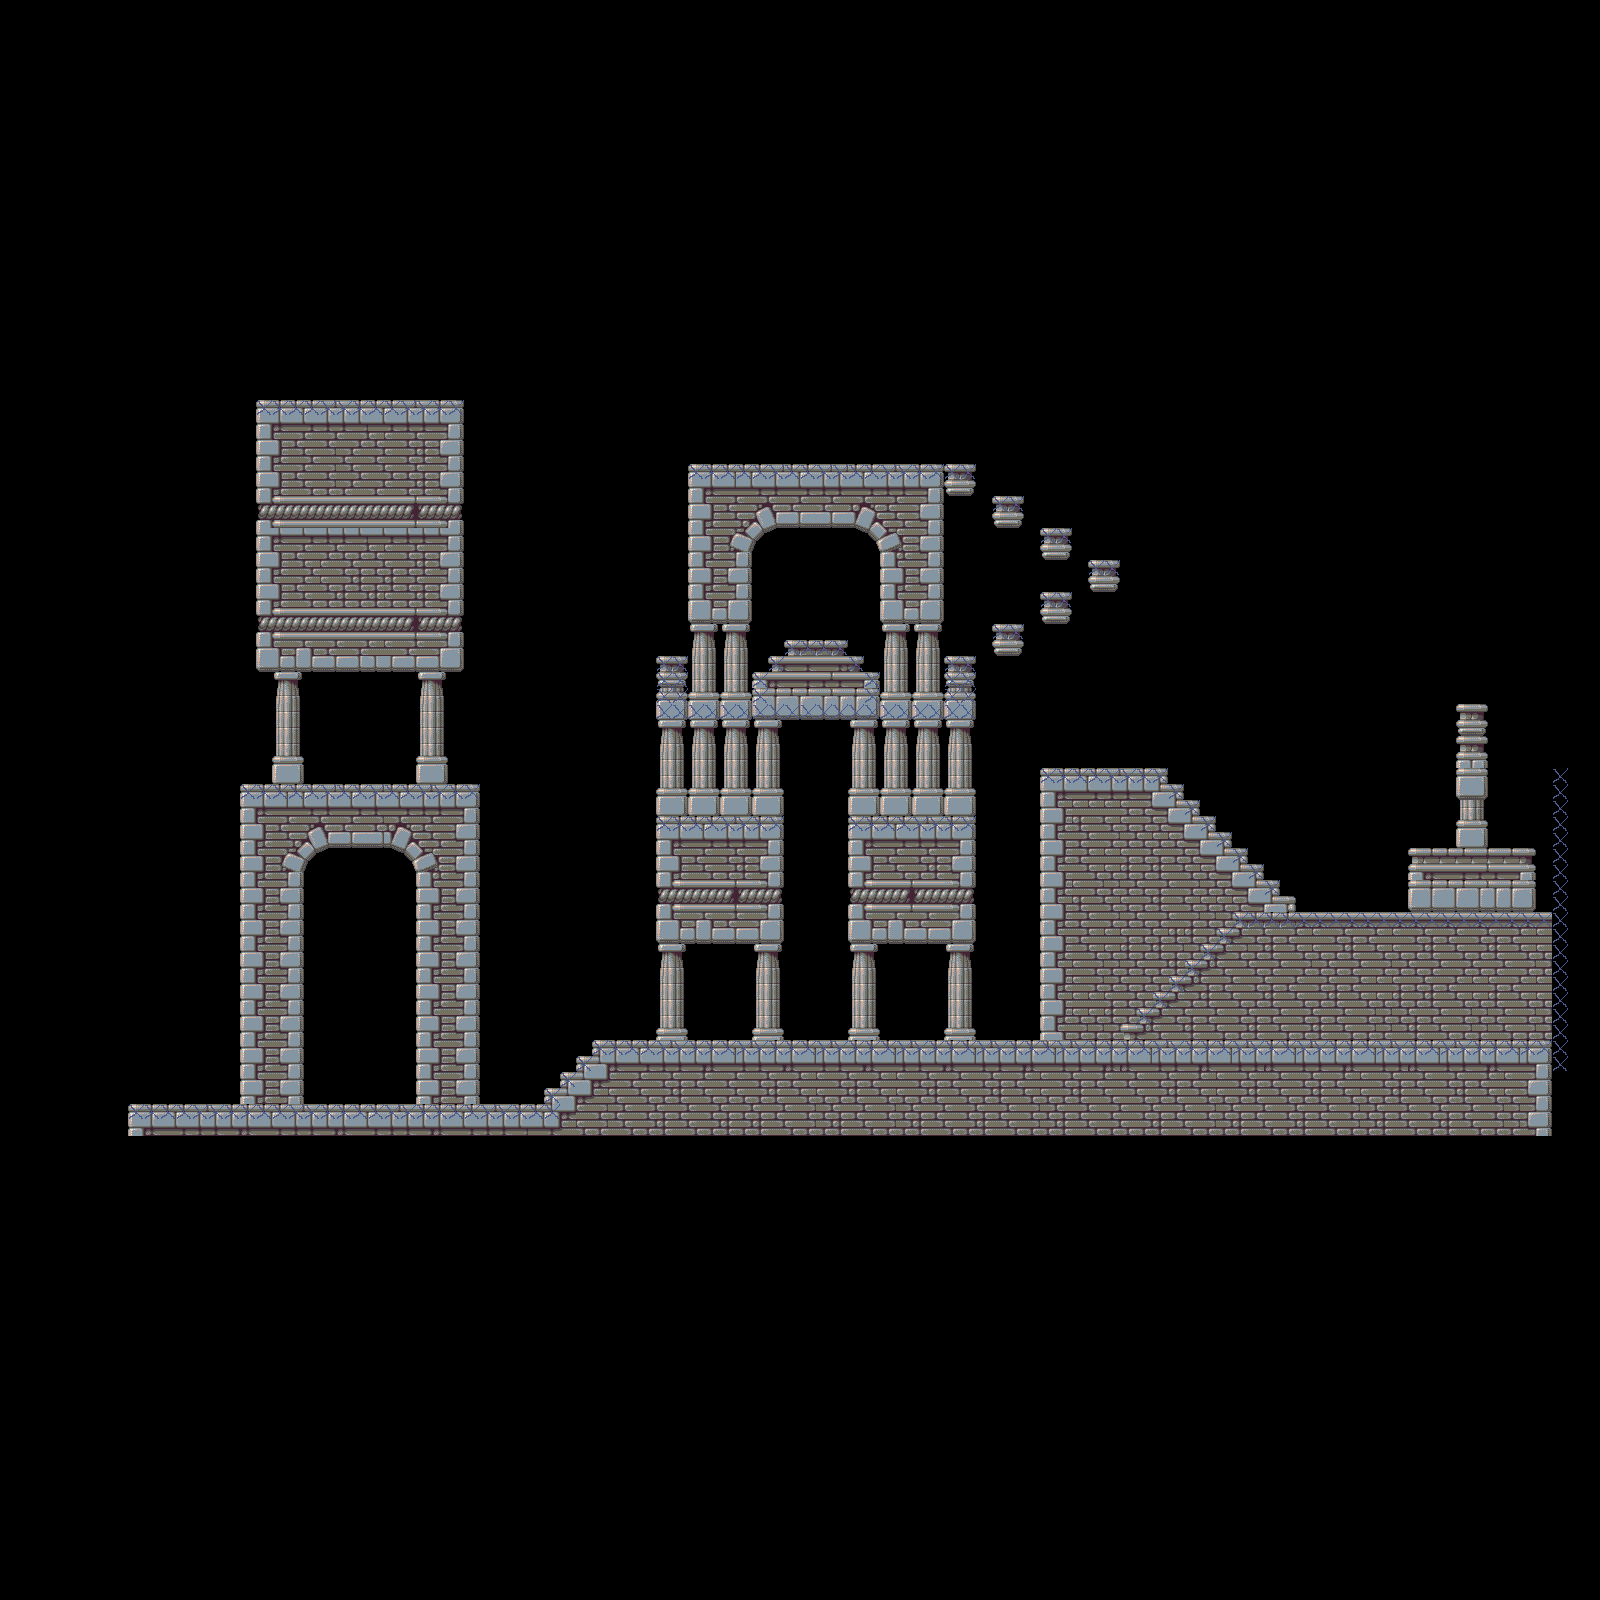

Tiled map render using the project's own tile images. Description and the map definition, with tile-layer contents summarised, below:
An orthogonal 100x100 tile map with 16x16 px tiles, 4 tile layers (Back, Platform, Front, Collision), 2 tilesets.

<map version="1.0" orientation="orthogonal" renderorder="right-down" width="100" height="100" tilewidth="16" tileheight="16">
 <tileset firstgid="1" name="dawn_of_the_gods_2" tilewidth="16" tileheight="16">
  <image source="tileset/dawn_of_the_gods_2.png" width="384" height="512" />
 </tileset>
 <tileset firstgid="769" name="classical_ruin_tiles_1" tilewidth="16" tileheight="16">
  <image source="tileset/classical_ruin_tiles_1.png" width="192" height="256" />
 </tileset>
 <layer name="Back" width="100" height="100">
  <data>[10000 cells, 212 non-empty, 44 distinct tile ids]</data>
 </layer>
 <layer name="Platform" width="100" height="100">
  <data>[10000 cells, 1319 non-empty, 180 distinct tile ids]</data>
 </layer>
 <layer name="Front" width="100" height="100">
  <data>[10000 cells, 334 non-empty, 64 distinct tile ids]</data>
 </layer>
 <layer name="Collision" width="100" height="100">
  <data>[10000 cells, 264 non-empty, 1 distinct tile ids]</data>
 </layer>
</map>